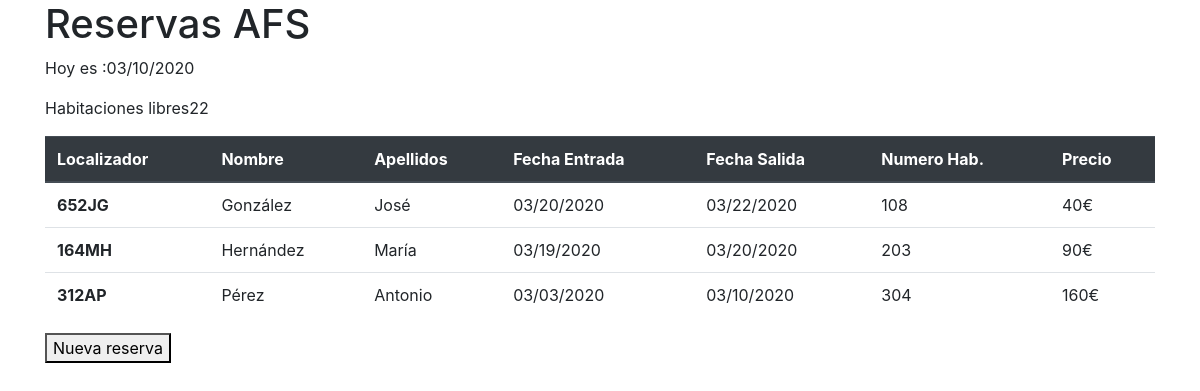
Screenshot of /Reservas/ with the database file from the repository.
### reservas/models.py (models this page shows)
class Reserva(models.Model):
    localizador=models.CharField(max_length=10)
    idCliente=models.IntegerField()
    numeroHabitacion=models.CharField(max_length=3)
    fechaIn=models.DateField()
    fechaOut=models.DateField()
    numHuespedes=models.IntegerField()
    precio=models.IntegerField()
    nombreCliente=models.CharField(max_length=30)
    apellidosCliente=models.CharField(max_length=30)

### reservas/views.py (the view)
# urls.py: path('Reservas/', reservas, name='volver'),
def reservas (request):
    plantilla=loader.get_template("index.html")
    todayNoFormat=datetime.today()
    today=todayNoFormat.strftime("%m/%d/%Y")
    numeroHabitaciones=Habitacion.objects.count()
    rooms = Reserva.objects.filter(fechaOut__gte=todayNoFormat)
    documento=plantilla.render({"reservas":rooms, "numHab":numeroHabitaciones, "numHabRes":(numeroHabitaciones- len(rooms)), "fecha":today})
    return HttpResponse(documento)

### reservas/templates/index.html (shortened to what this page needs)
<html>
    <head>
        <link rel="stylesheet" href="https://stackpath.bootstrapcdn.com/bootstrap/4.4.1/css/bootstrap.min.css">
    </head>
    <body>
        <div class="container">
        <h1>Reservas AFS</h1>
        <p>Hoy es :{{fecha}}
        <p>Habitaciones libres{{numHabRes}}</p>
        <table class="table">
            <thead class="thead-dark">
              <tr>
                <th scope="col">Localizador</th>
                <th scope="col">Nombre</th>
                <th scope="col">Apellidos</th>
                <th scope="col">Fecha Entrada</th>
                <th scope="col">Fecha Salida</th>
                <th scope="col">Numero Hab.</th>
                <th scope="col">Precio</th>
              </tr>
            </thead>
            <tbody>
                {% for reserva in reservas %}
                <tr>
                    <th scope="row">{{reserva.localizador}}</th>
                    <td>{{reserva.nombreCliente}}</td>
                    <td>{{reserva.apellidosCliente}}</td>
                    <td>{{reserva.fechaIn|date:"SHORT_DATE_FORMAT" }}</td>
                    <td>{{reserva.fechaOut|date:"SHORT_DATE_FORMAT" }}</td>
                    <td>{{reserva.numeroHabitacion}}</td>
                    <td>{{reserva.precio}}&euro;</td>
                </tr>
                {% endfor %}
            </tbody>
          </table>
          <a href="{% url 'nuevaReserva'%}"><button type="button" >Nueva reserva</button></a>
        </div>
    </body>
</html>

### rows the page displays
Reserva: localizador "652JG", nombreCliente "González", apellidosCliente "José", fechaIn "03/20/2020", fechaOut "03/22/2020", numeroHabitacion "108", precio "40"
Reserva: localizador "164MH", nombreCliente "Hernández", apellidosCliente "María", fechaIn "03/19/2020", fechaOut "03/20/2020", numeroHabitacion "203", precio "90"
Reserva: localizador "312AP", nombreCliente "Pérez", apellidosCliente "Antonio", fechaIn "03/03/2020", fechaOut "03/10/2020", numeroHabitacion "304", precio "160"

### other values shown
{{ numHabRes }} "22"
